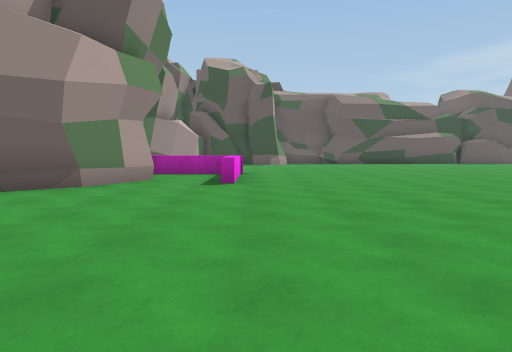
[1] (above)

19 first-person views from a walk through a 3-D level made in the Unity game engine. The camera is 1.3 m above the floor, tilts 4° down and sees 70° across. The floor is counted in squares, 2 m on a side. Each view is taken from the middle of a square. On the plan, view 1 faces up. The plan holds only what a view shows up to about 11 squares ahead; the rest is blank. The place goes on beyond the plan. Some animated figures are left out. Some surface patterns are stand-ins.

[2]
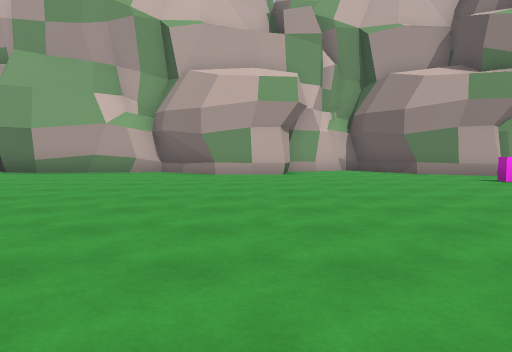

[3]
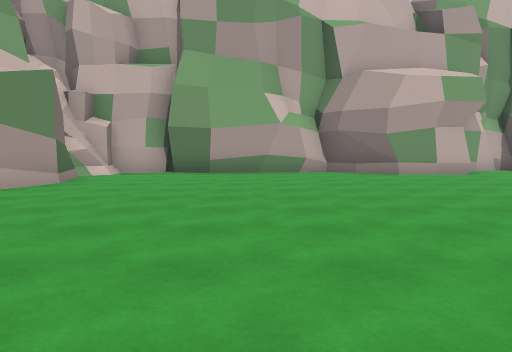

[4]
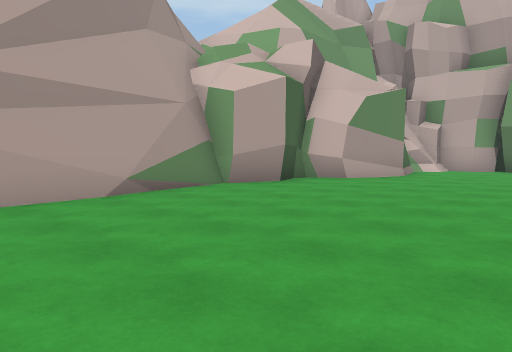

[5]
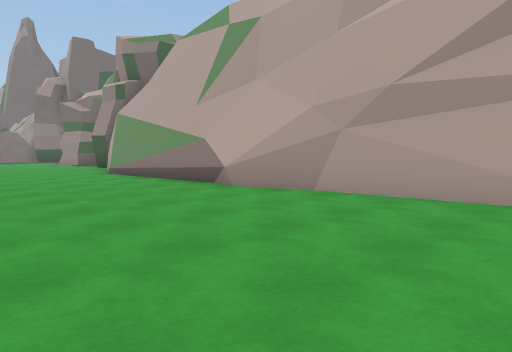

[6]
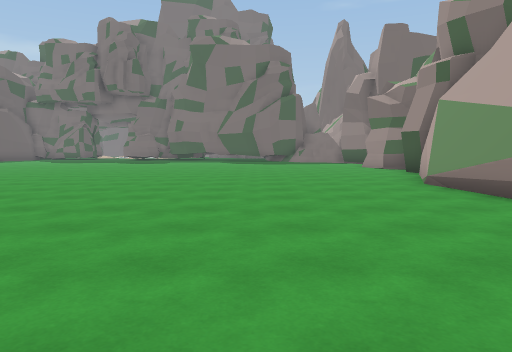

[7]
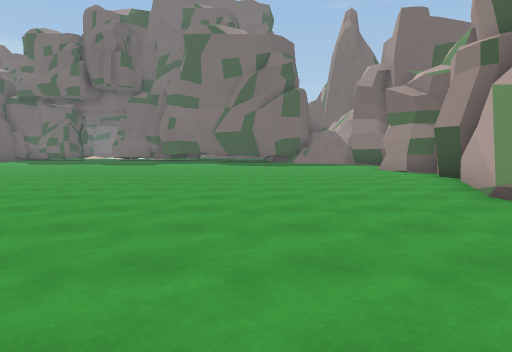

[8]
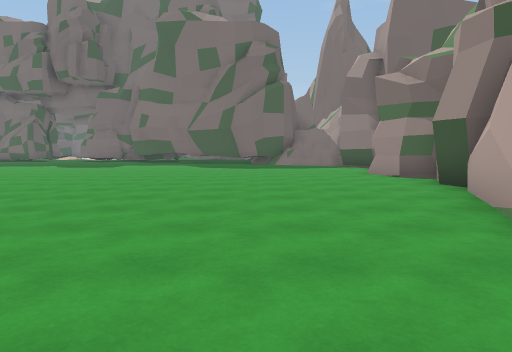

[9]
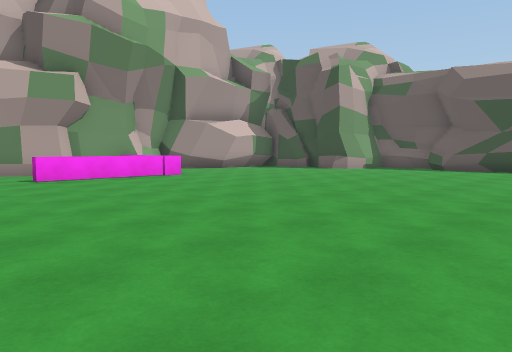

[10]
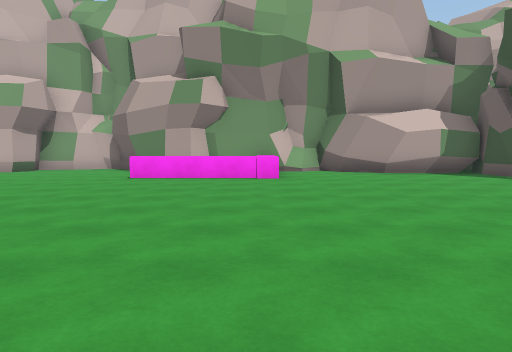

[11]
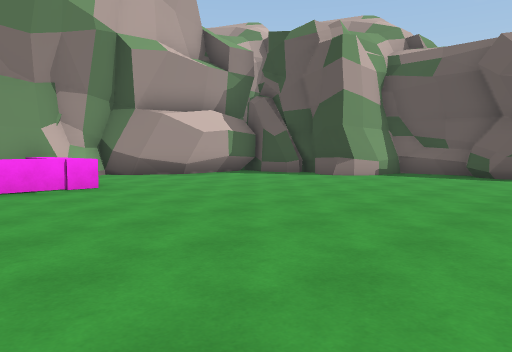

[12]
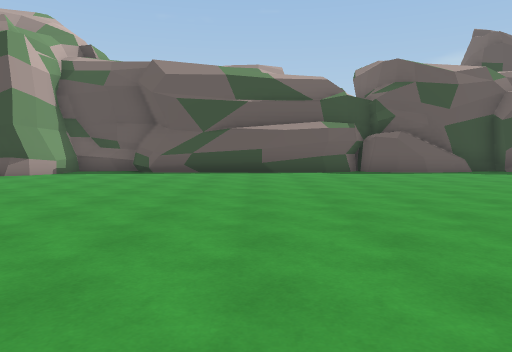

[13]
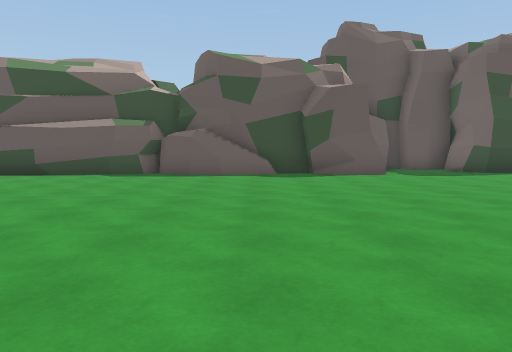

[14]
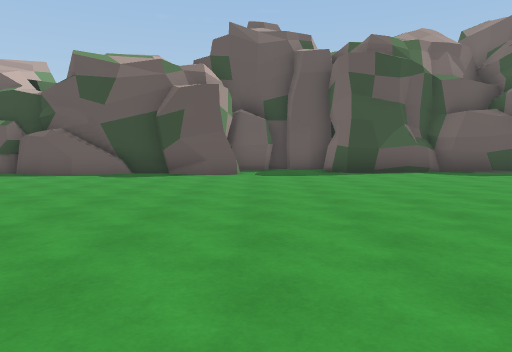

[15]
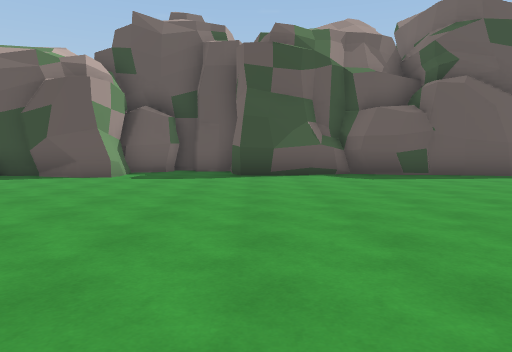

[16]
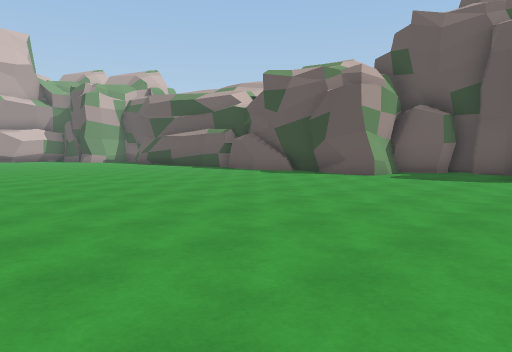

[17]
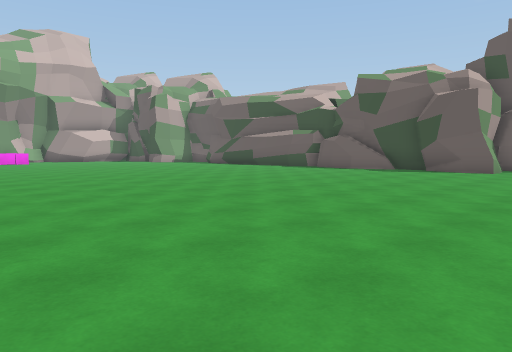

[18]
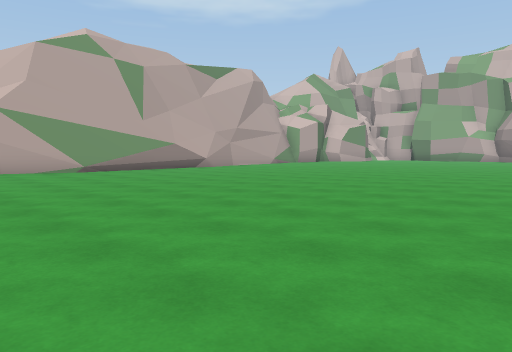

[19]
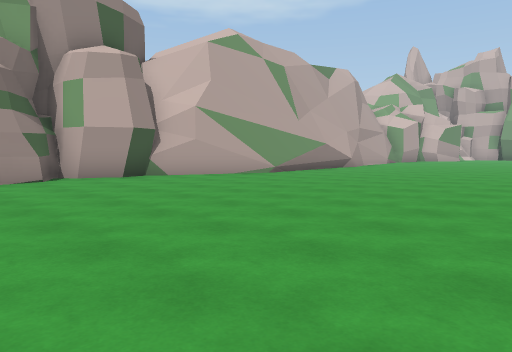

### Floor plan
Key: @ floor where view 1 was taken; # wall or solid block; . floor; / step, stairs or slope; ^ raised ledge.
Columns run from 4 left of view 1 to 24 right of it. Each row starts with its distance up from view 1.
 21                      ###
 20                     ##..
 19      ####    ### ####...#####
 18      #..######.###.##........
 17  #####.......................
 16  #...........................
 15  #...........................
 14  #...........................
 13 ##..........................
 12 #..........................
 11 #..........................
 10 ##^^......................
  9  #.^......................
  8  #.^....................
  7 ##...........  .........
  6 #............       ....
  5 .............
  4 ..........           ....
  3 #..........     ...........
  2 ##...........................
  1 ##...........................
  0 #...@.....  .................
 -1 #.........   ................
 -2 #..........   ...............
 -3 #............................
 -4 #............................
 -5 #............................
 -6 #............................
 -7 #/..#........................
 -8 ######......###########......
 -9      ########         ######

Positions as (right, up) in squares from view 1, and headings:
1: (0, 0), facing up
2: (7, 2), facing left
3: (7, -3), facing left
4: (9, -3), facing down-left
5: (6, -3), facing down-right
6: (9, -4), facing right
7: (11, -4), facing right
8: (13, -5), facing right
9: (8, 5), facing up-left
10: (8, 10), facing left
11: (6, 8), facing up-left
12: (7, 7), facing up
13: (13, 8), facing up
14: (17, 8), facing up
15: (20, 9), facing up
16: (21, 9), facing up-left
17: (19, 6), facing up-left
18: (20, 4), facing down-left
19: (24, 0), facing down-left
